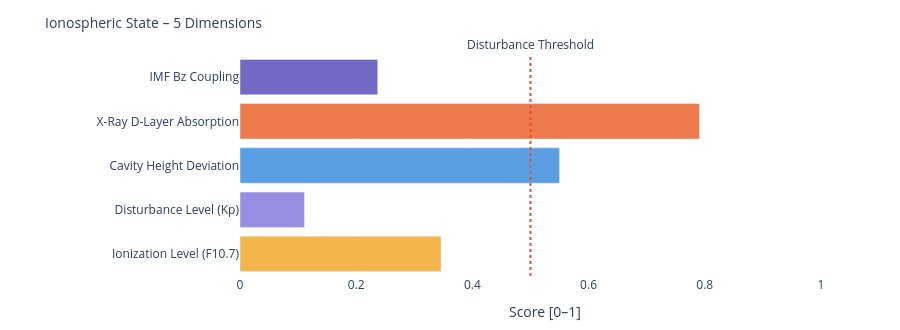

Here is the notebook cell this chart was saved with:
### Markdown cell above
---
### 📐 Systemic Insight: Geometric Cavity vs. Real Schumann Resonance

**Relevant for:** Layer 6 = delta analysis &nbsp;|&nbsp; Layer 7 = feature vector / system interpretation

A cavity height change from 80 km to 70 km shifts the **idealized geometric frequencies** only minimally:

| Modus | Aktuell | Referenz | Δ |
|-------|---------|----------|---|
| SR-1 | 10.4762 Hz | 10.4599 Hz | +16 mHz |
| SR-2 | 18.1452 Hz | 18.1171 Hz | +28 mHz |
| SR-3 | 25.6612 Hz | 25.6215 Hz | +40 mHz |
| SR-4 | 33.1285 Hz | 33.0772 Hz | +51 mHz |

The geometric effect is limited because 10 km is very small compared to Earth's radius (~6371 km).

**Consequence:** Real Schumann deviations are likely driven more strongly by **conductivity, damping, day/night structure, lightning distribution and source geometry** than by pure cavity height.

---

**Layer 6 compares:**
```
geometric Δ from Layer 4  vs.  observed Δ from real Schumann measurement data
```

**Layer 7 Feature:**
```
If real Δ >> geometric Δ  →  non-geometric factors dominant
```

### Code cell
# ============================================================
# IONOSPHERIC STATE – Summary gauge
# Five dimensions: ionization, disturbance, cavity height, X-Ray, Bz coupling
# ============================================================

def norm(v, lo, hi):
    if v is None: return None
    return round(max(0.0, min(1.0, (v - lo) / (hi - lo))), 3)

# Ionization level (F10.7 → F2-Layer)
ioniz = norm(f107_val, 60, 250)

# Disturbance level (Kp → E/F-Layer irregularities)
disturb = norm(kp_val, 0, 9)

# Cavity height deviation from reference (80 km)
h_dev = norm(abs(h_eff - 80), 0, 20)

# X-Ray ionization (D-Layer absorption)
xray_ioniz = None
if xray_now is not None:
    xray_ioniz = norm(math.log10(max(xray_now, 1e-9)) + 9, 0, 5)

# Bz coupling (southward Bz → stronger magnetosphere-ionosphere coupling)
bz_coupling = norm(-(bz_now or 0), -5, 30) if bz_now is not None else None

dims = [
    ('Ionization Level (F10.7)',    ioniz,      '#F2A623'),
    ('Disturbance Level (Kp)',      disturb,    '#7F77DD'),
    ('Cavity Height Deviation',     h_dev,      '#378ADD'),
    ('X-Ray D-Layer Absorption',    xray_ioniz, '#E85D24'),
    ('IMF Bz Coupling',             bz_coupling,'#534AB7'),
]

fig = go.Figure()
for name, val, col in dims:
    if val is not None:
        h = int(val * 20)
        bar = '█' * h + '░' * (20 - h)
        label = f'{name}:  {bar}  {val:.3f}'
    else:
        label = f'{name}:  {"─" * 20}  n/a'
    fig.add_trace(go.Bar(
        x=[val if val is not None else 0],
        y=[name],
        orientation='h',
        marker_color=col, opacity=0.82,
        showlegend=False
    ))

fig.add_vline(x=0.5, line_dash='dot', line_color='#e74c3c',
              annotation_text='Disturbance Threshold', annotation_position='top')
fig.update_layout(
    title=dict(text='Ionospheric State – 5 Dimensions', font=dict(size=14)),
    xaxis=dict(title='Score [0–1]', range=[0, 1.05]),
    height=330, plot_bgcolor='rgba(0,0,0,0)', paper_bgcolor='rgba(0,0,0,0)',
    margin=dict(l=240, r=50, t=55, b=40)
)
fig.show()

print(f'\nIonospheric state:')
for name, val, _ in dims:
    print(f'  {name:<35} {val:.3f}' if val is not None else f'  {name:<35} n/a')

### Figure 1 — Plotly figure (JSON) as saved in the notebook; plotly's stock layout.template omitted (floating-point values rounded to 4 significant figures)
{"data": [{"marker": {"color": "#F2A623"}, "opacity": 0.82, "orientation": "h", "showlegend": false, "type": "bar", "x": [0.346], "y": ["Ionization Level (F10.7)"]}, {"marker": {"color": "#7F77DD"}, "opacity": 0.82, "orientation": "h", "showlegend": false, "type": "bar", "x": [0.111], "y": ["Disturbance Level (Kp)"]}, {"marker": {"color": "#378ADD"}, "opacity": 0.82, "orientation": "h", "showlegend": false, "type": "bar", "x": [0.55], "y": ["Cavity Height Deviation"]}, {"marker": {"color": "#E85D24"}, "opacity": 0.82, "orientation": "h", "showlegend": false, "type": "bar", "x": [0.791], "y": ["X-Ray D-Layer Absorption"]}, {"marker": {"color": "#534AB7"}, "opacity": 0.82, "orientation": "h", "showlegend": false, "type": "bar", "x": [0.237], "y": ["IMF Bz Coupling"]}], "layout": {"annotations": [{"showarrow": false, "text": "Disturbance Threshold", "x": 0.5, "xanchor": "center", "xref": "x", "y": 1, "yanchor": "bottom", "yref": "y domain"}], "height": 330, "margin": {"b": 40, "l": 240, "r": 50, "t": 55}, "paper_bgcolor": "rgba(0,0,0,0)", "plot_bgcolor": "rgba(0,0,0,0)", "shapes": [{"line": {"color": "#e74c3c", "dash": "dot"}, "type": "line", "x0": 0.5, "x1": 0.5, "xref": "x", "y0": 0, "y1": 1, "yref": "y domain"}], "title": {"font": {"size": 14}, "text": "Ionospheric State – 5 Dimensions"}, "xaxis": {"range": [0, 1.05], "title": {"text": "Score [0–1]"}}}}
